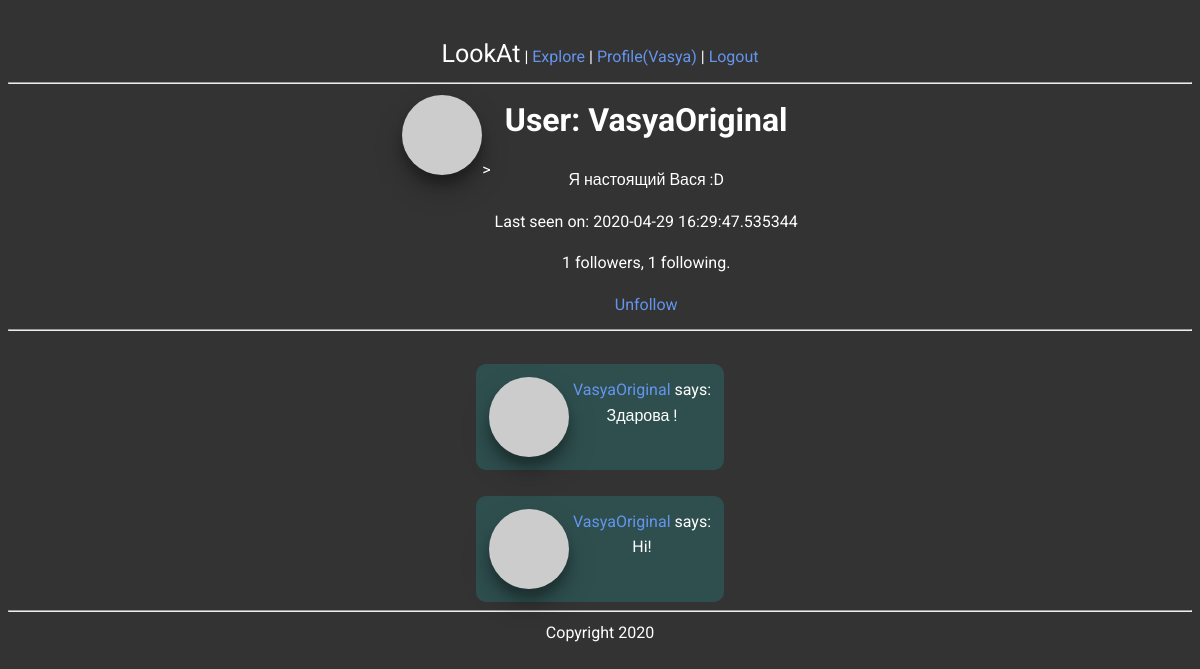
The page /user/VasyaOriginal (signed in) on the database as committed earlier.
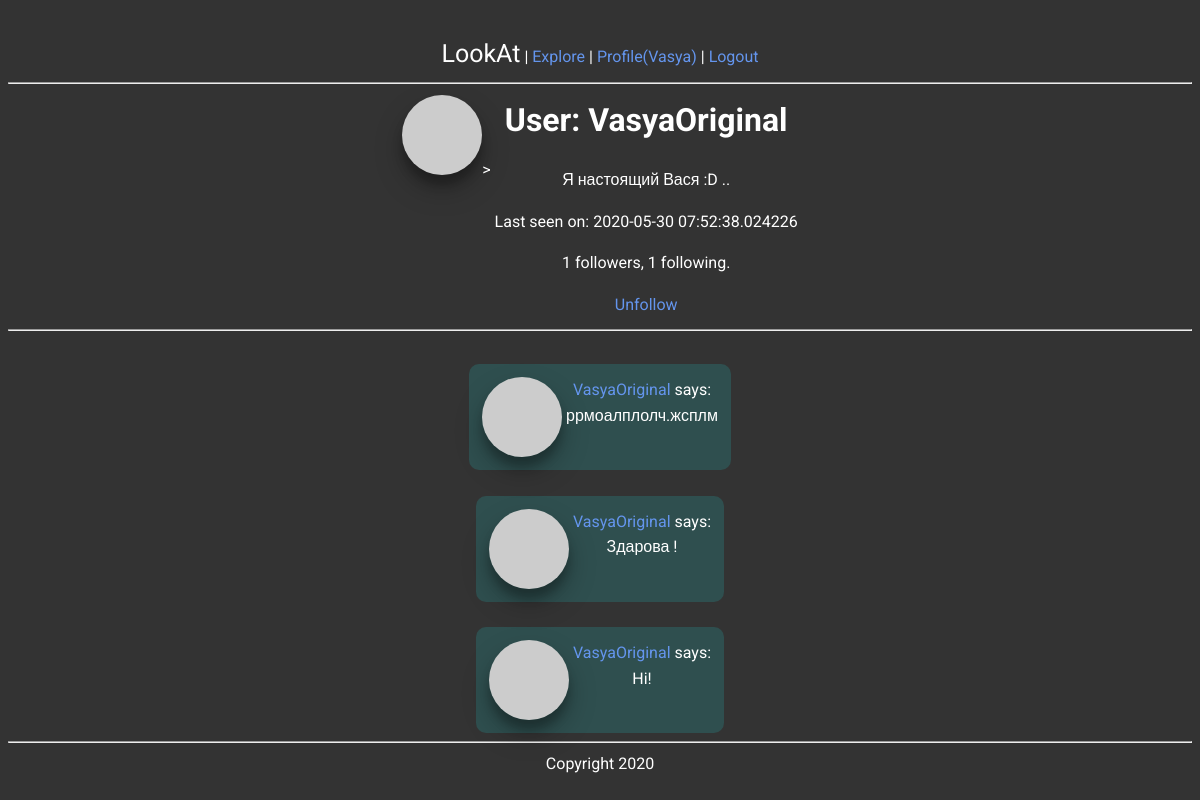
The same page on the database as committed later.
### app/models.py (models this page shows, shortened)
class User(UserMixin, db.Model):
    id = db.Column(db.Integer, primary_key=True)
    username = db.Column(db.String(64), index=True, unique=True)
    email = db.Column(db.String(120), index=True, unique=True)
    password_hash = db.Column(db.String(128))
    posts = db.relationship('Post', backref='author', lazy='dynamic')
    about_me = db.Column(db.String(140))
    last_seen = db.Column(db.DateTime, default=datetime.utcnow)
    followed = db.relationship(
        'User', secondary=followers,
        primaryjoin=(followers.c.follower_id == id),
        secondaryjoin=(followers.c.followed_id == id),
        backref=db.backref('followers', lazy='dynamic'), lazy='dynamic')
    def avatar(self, size):
            digest = md5(self.email.lower().encode('utf-8')).hexdigest()
            return 'https://www.gravatar.com/avatar/{}?d=identicon&s={}'.format(
                    digest, size)
    def is_following(self, user):
        return self.followed.filter(
            followers.c.followed_id == user.id).count() > 0

class Post(db.Model):
    id = db.Column(db.Integer, primary_key=True)
    body = db.Column(db.String(140))
    timestamp = db.Column(db.DateTime, index=True, default=datetime.utcnow)
    user_id = db.Column(db.Integer, db.ForeignKey('user.id'))

### app/routes.py (the view)
@app.route('/user/<username>')
@login_required
def user(username):
    user = User.query.filter_by(username=username).first_or_404()
    page = request.args.get('page', 1, type=int)
    posts = user.posts.order_by(Post.timestamp.desc()).paginate(
        page, app.config['POSTS_PER_PAGE'], False)
    next_url = url_for('user', username=user.username, page=posts.next_num) \
        if posts.has_next else None
    prev_url = url_for('user', username=user.username, page=posts.prev_num) \
        if posts.has_prev else None
    return render_template('user.html', user=user, posts=posts.items,
                           next_url=next_url, prev_url=prev_url)

### app/models.py (called while the page is built)
@login.user_loader
def load_user(id):
    return User.query.get(int(id))

### app/routes.py (called while the page is built)
@app.before_request
def before_request():
    if current_user.is_authenticated:
        current_user.last_seen = datetime.utcnow()
        db.session.commit()

### app/Templates/user.html (shortened to what this page needs)
﻿{% extends "layout.html" %}
{% block content %}
<table>
    <tr valign="top">
        <td><img class="avatar" src="{{ user.avatar(128) }}">></td>
        <td>
            <h1>User: {{ user.username }}</h1>
            {% if user.about_me %}<p>{{ user.about_me }}</p>{% endif %}
            {% if user.last_seen %}<p>Last seen on: {{ user.last_seen }}</p>{% endif %}
            <p>{{ user.followers.count() }} followers, {{ user.followed.count() }} following.</p>
            {% if user == current_user %}
            <p><a href="{{ url_for('edit_profile') }}">Edit your profile</a></p>
            {% elif not current_user.is_following(user) %}
            <p><a href="{{ url_for('follow', username=user.username) }}">Follow</a></p>
            {% else %}
            <p><a href="{{ url_for('unfollow', username=user.username) }}">Unfollow</a></p>
            {% endif %}
        </td>
    </tr>
</table>
<hr>
    {% for post in posts %}
    {% include '_post.html' %}
{% endfor %}
{% endblock %}

### app/Templates/layout.html (shortened to what this page needs)
<html>
<head>
    <link rel="stylesheet" href="{{ url_for('static', filename='css/main.css') }}">
</head>
<body>
        <div class="header">
            <a href="{{ url_for('index') }}" id="headin">LookAt</a> |
            <a href="{{ url_for('explore') }}">Explore</a> |
            {% if current_user.is_anonymous %}
            <a href="{{ url_for('login') }}">Login</a>
            {% else %}
            <a href="{{ url_for('user', username=current_user.username) }}">Profile({{current_user.username}})</a> |
            <a href="{{ url_for('logout') }}">Logout</a>
            {% endif %}
        </div>
        <hr>
        {% block content %}{% endblock %}
        <hr>
        <div>Copyright 2020</div>
</body>
</html>

### app/Templates/_post.html
﻿<table class="post">
    <tr valign="top">
        <td><img class="avatar" src="{{ post.author.avatar(36) }}"></td>
        <td>
            <a href="{{ url_for('user', username=post.author.username) }}">
                {{ post.author.username }}
            </a>
            says:<br>{{ post.body }}
        </td>
    </tr>
</table>

### app/Static/css/main.css (style rules this page uses)
* { font-family: "Roboto", sans-serif; color: white; text-align: center; align-items: center; justify-content: center; line-height: 1.6; background-color: RGBA(0, 0, 0, 0); }
table { margin-left: auto; margin-right: auto; }
.post { background-color: darkslategray; width: max-content; padding: 10px; border-radius: 10px; }
body { background-color: #333; }
a { color: cornflowerblue; text-decoration: none; }
#headin { font-size: 25px; color: white; text-decoration: none; }
.avatar { border-radius: 50%; box-shadow: 0 14px 28px rgba(0,0,0,0.25), 0 10px 10px rgba(0,0,0,0.22); transition: .15s ease-out; }

Rows that differ between the two databases and show on the page:
changed User "VasyaOriginal": about_me "Я настоящий Вася :D" → "Я настоящий Вася :D .."; last_seen "2020-04-29 16:29:47.535344" → "2020-05-30 07:52:38.024226"
added Post: author.username "VasyaOriginal", body "ррмоалплолч.жсплм"
